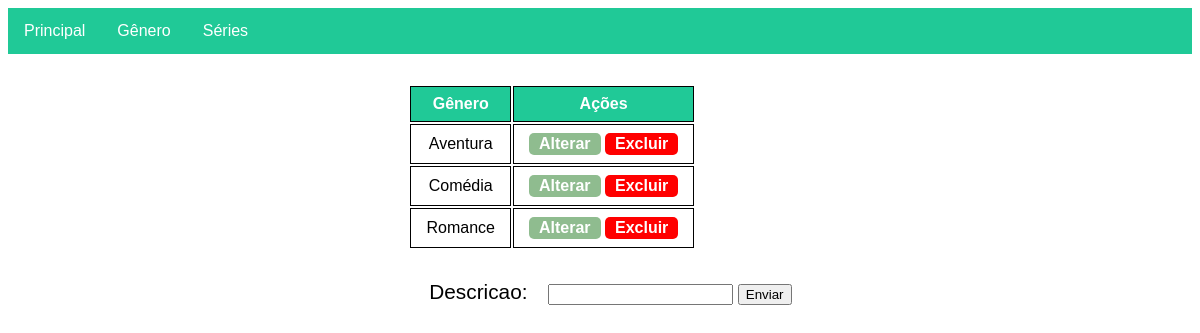
The app's page /genero/, older data.
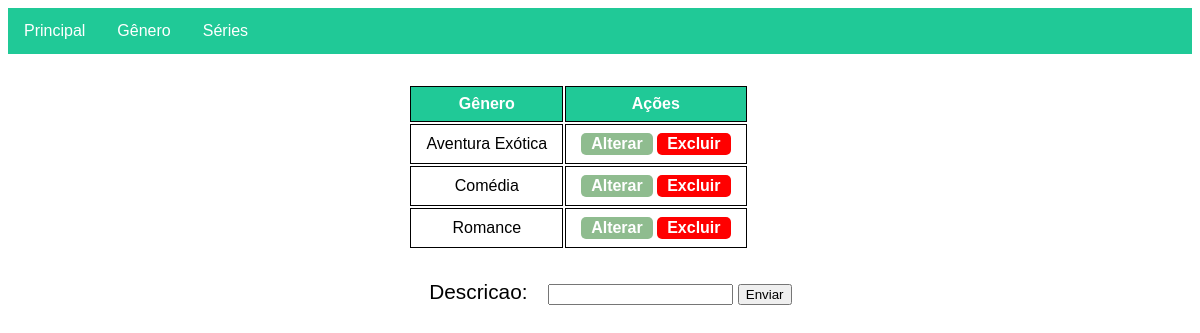
The same page, newer data.
### genero/models.py (models this page shows, shortened)
class Genero(models.Model):
    descricao = models.CharField(max_length=50)

### genero/views.py (the view, shortened to what this page needs)
# urls.py: path('',views.cadastro,name='cadastro'),
def cadastro(request):
    form = forms.GeneroForm()
    generos_list = models.Genero.objects.order_by('descricao');
    data_dict={'form':form,'generos_records':generos_list}
    return render(request,'genero/genero.html',data_dict)

### genero/forms.py
class GeneroForm(forms.ModelForm):
    class Meta:
        model = Genero
        fields = '__all__'

### templates/genero/genero.html (shortened to what this page needs)
<!DOCTYPE html>
{% load static %}
<html lang="pt-br">
<head>
    <link href="{% static 'css/menu.css' %}" rel="stylesheet" type="text/css" />
    <link href="{% static 'css/crud.css' %}" rel="stylesheet" type="text/css" />
</head>
<body>
{% include '../menu.html' %}
<main>
<div class="container">
    <div class="divForm">
        <div>
            {% if generos_records %}
            <table>
                <thead>
                    <tr>
                        <th>Gênero</th>
                        <th>Ações</th>
                    </tr>
                </thead>
                <tbody>
                    {% for genero in generos_records %}
                    <tr>
                    <td>{{ genero.descricao }}</td>
                    <td>
                    <button class="list-button editar-button" onClick="updateItem({{ genero.id }})" >Alterar</button>
                    <button class="list-button apagar-button" onClick="deleteItem({{ genero.id }})">Excluir</button>
                     </td>
                    </tr>
                    {% endfor %}
                </tbody>
            </table>
            {% else %}
            <p>Nenhum dado cadastrado</p>
            {% endif %}
        </div>
        <div class="divForm">
        <form onsubmit="/genero" id="form-genero" method="post">
            {{form}}
            <input type="submit" id="submit-button" value="Enviar" />
        </form>
        </div>
    </div>
</div>
</main>
</body>
</html>

Row changes from the older to the newer data that the page shows:
changed Genero: descricao "Aventura" → "Aventura Exótica"
